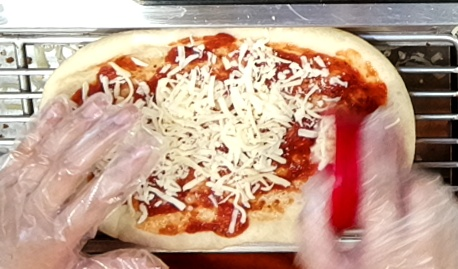
#> input picture dllib/augmentation/sample.jpg, 458 x 269 px
$ python elastic_deformation.py
#> lines starting #> are read from the running program, lines starting #| are printed output that depends on the picture
#> further down, img is the input picture: shape (269, 458, 3); mean B, G, R 140.4, 158, 191.5
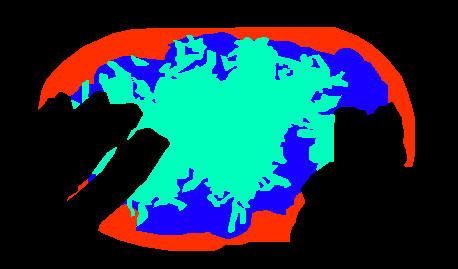
#> input picture dllib/augmentation/sample.png, 458 x 269 px
#> further down, annot is the input picture: PIL image 458x269 P; mean R, G, B 28.7, 57.4, 65.3
import cv2
from PIL import Image
import numpy as np
import pandas as pd # data processing, CSV file I/O (e.g. pd.read_csv)
import skimage.io
from skimage import color
from skimage import io
import os
import sys
import glob
from scipy.ndimage.interpolation import map_coordinates
from scipy.ndimage.filters import gaussian_filter
import matplotlib.pyplot as plt

PYTHON_UTILS = os.getenv("PYTHON_UTILS")
sys.path.append(PYTHON_UTILS)
from _dl import RGB_to_colormap


colors = [[0, 0, 0], [255, 47, 0], [0, 255, 188], [24, 0, 255]]     # background, dough, cheese, sauce
palette = [value for color in colors for value in color]


def colormap_to_RGB(colormap, shape):
    canvas = np.zeros(shape)
    ih, iw, _ = canvas.shape
    unique = list(np.unique(np.array(colormap)).tolist())

    for h in range(ih):
        for w in range(iw):
            val = np.array(colormap)[h, w]
            canvas[h, w, :] = np.array(colors[val])

    canvas = canvas.astype(np.uint8)

    return canvas


def geometric_elastic_deformation(img:np.array, annot, alpha, sigma, alpha_affine, random_state=None):

#> called with alpha = 916, sigma = 36.64, alpha_affine = 36.64
    if random_state is None:
        random_state = np.random.RandomState(None)

    shape = img.shape
#> shape = (269, 458, 3)
    shape_size = shape[:2]
#> shape_size = (269, 458)

    # annot = colormap_to_RGB(annot, img.shape)

    # Random affine
    center_square = np.float32(shape_size) // 2
#> center_square = [134, 229]
    square_size = min(shape_size) // 3
#> square_size = 89

    pts1 = np.float32([center_square + square_size, [center_square[0]+square_size, center_square[1]-square_size], center_square - square_size])
#> pts1 = [[223, 318], [223, 140], [45, 140]]
    pts2 = pts1 + random_state.uniform(-alpha_affine, alpha_affine, size=pts1.shape).astype(np.float32)

    M = cv2.getAffineTransform(pts1, pts2)

    img = cv2.warpAffine(img, M, shape_size[::-1], borderMode=cv2.BORDER_TRANSPARENT)
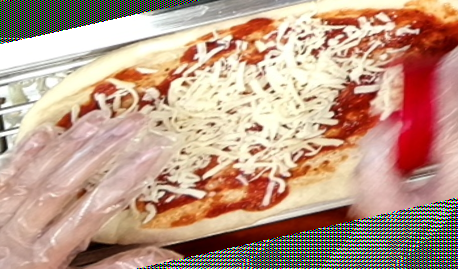
#> img: shape (269, 458, 3); mean of channels 0, 1, 2 136.7, 154.9, 190; drawn as B, G, R

    np_eye = np.eye(3)
    np_eye[:2, :] = M
    coeff = np.linalg.inv(np_eye).flatten()[:6]
    annot = annot.transform(annot.size, Image.AFFINE, coeff, resample=Image.BILINEAR)
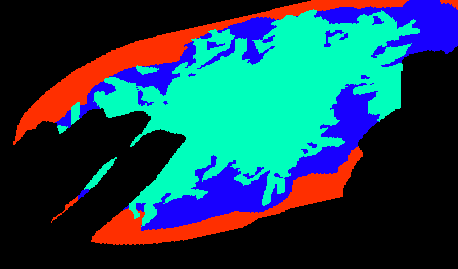
#> annot: PIL image 458x269 P; mean R, G, B 27.6, 69.7, 80

    """
    dx = gaussian_filter((random_state.rand(*shape) * 2 - 1), sigma) * alpha
    dy = gaussian_filter((random_state.rand(*shape) * 2 - 1), sigma) * alpha
    dz = np.zeros_like(dx)

    x, y, z = np.meshgrid(np.arange(shape[1]), np.arange(shape[0]), np.arange(shape[2]))
    indices = np.reshape(y+dy, (-1, 1)), np.reshape(x+dx, (-1, 1)), np.reshape(z, (-1, 1))
    print(indices)

    img = map_coordinates(img, indices, order=1, mode='reflect').reshape(shape)
    # annot = map_coordinates(np.array(annot), indices, order=1, mode='reflect').reshape(shape[:2])
    """

    return img, annot


if __name__ == "__main__":
    img = cv2.imread("sample.jpg")
    annot = Image.open("sample.png")

    img_t, annot_t = geometric_elastic_deformation(img, annot, img.shape[1] * 2, img.shape[1] * 0.08, img.shape[1] * 0.08)
    cv2.imwrite("sample2.jpg", img_t)
    # annot_t = RGB_to_colormap(annot_t)
    annot_t.save("sample2.png")

    output1 = np.concatenate((img, img_t))
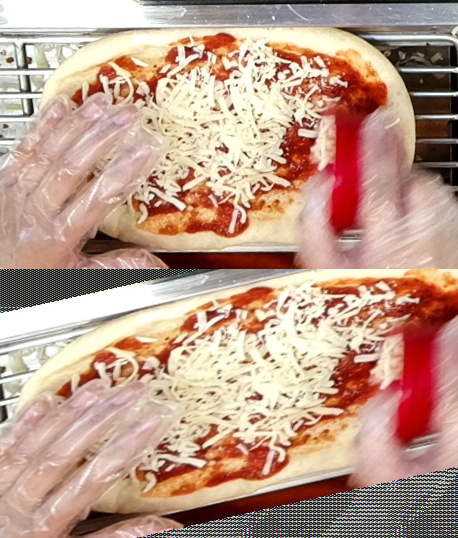
#> output1: shape (538, 458, 3); mean B, G, R 138.5, 156.5, 190.7

    cv2.imshow("aa", output1)
    # cv2.imshow("BB", annot_t)
    cv2.waitKey(0)
